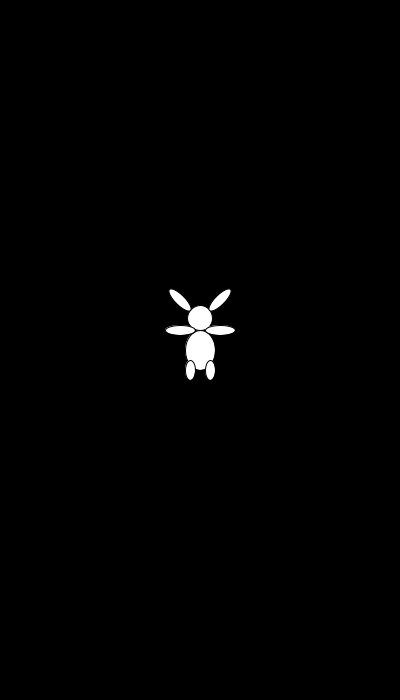
Frame 1 (no input)
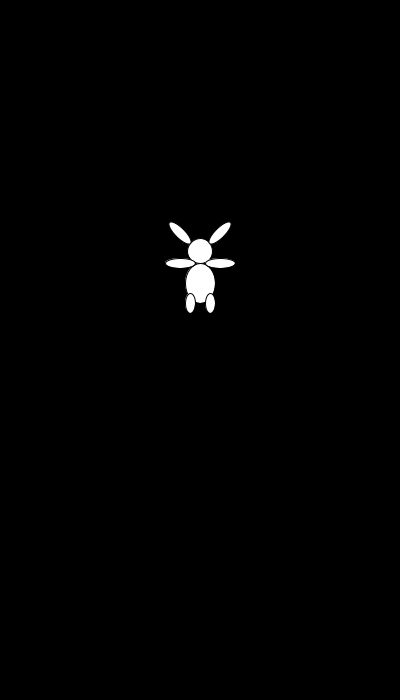
Frame 60 (the mouse pressed at the canvas centre just before this capture)
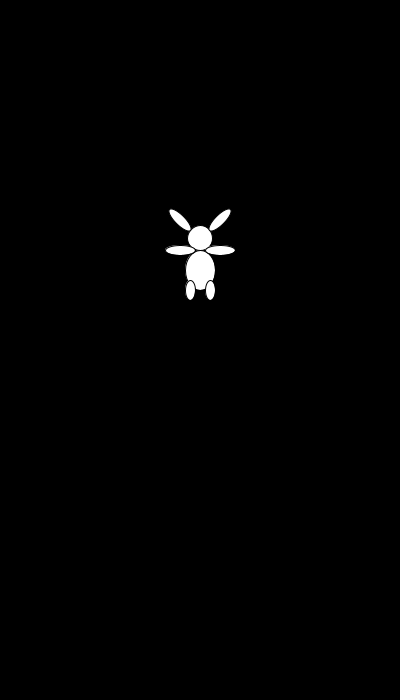
Frame 120 (the mouse held since frame 60 and released just before this capture)

The Processing sketch that drew these frames (run headless with seeded random() and noise(); from frame 60 on, the mouse is pressed at the canvas centre):

// Processing sketch: Reni
// ── Reni.pde
/*
void draw() {
  float r = random(20, 50);
  strokeWeight(random(5, 15));
  stroke(255, random(255), random(255));
  line(pmouseX, pmouseY, mouseX, mouseY);
}

void setup() {
  fullScreen();
  background(0);
}
*/

float v = 1, g = 9.81;
int ny_x, ny_y;
int w = 400, h = 700;

void setup() {
  size(400, 700);
  ny_x = w/2;
  ny_y = h/2;
  v = g;
}

void draw() {
  background(0);
  nyuszi(ny_x, ny_y);
  
  if      (ny_y > h) v = -3*g;
  // else if (ny_y < 0) v = g;
  
  ny_y += v;
  v += g / 10;
  
  if (keyPressed) {
    switch (keyCode) {
      case LEFT:
        ny_x -= 3;
        break;
      case RIGHT:
        ny_x += 3;
        break;
    }
  }
}

// ── nyuszi.pde
void nyuszi(int x, int y) {
  // törzs
  ellipse(x, y, 30, 40);
  // láb 1
  ellipse(x-10, y+20, 10, 20);
  // láb 2
  ellipse(x+10, y+20, 10, 20);
  // fej
  ellipse(x, y-32, 25, 25);
  // kéz 1
  ellipse(x-20, y-20, 30, 10);
  // kéz 2
  ellipse(x+20, y-20, 30, 10);
  
  // fül 1
  pushMatrix();
  translate(x+20, y-50);
  rotate(-PI / 4);
  ellipse(0, 0, 30, 10);
  popMatrix();
  
  // fül 2
  pushMatrix();
  translate(x-20, y-50);
  rotate(PI / 4);
  ellipse(0, 0, 30, 10);
  popMatrix();
}
